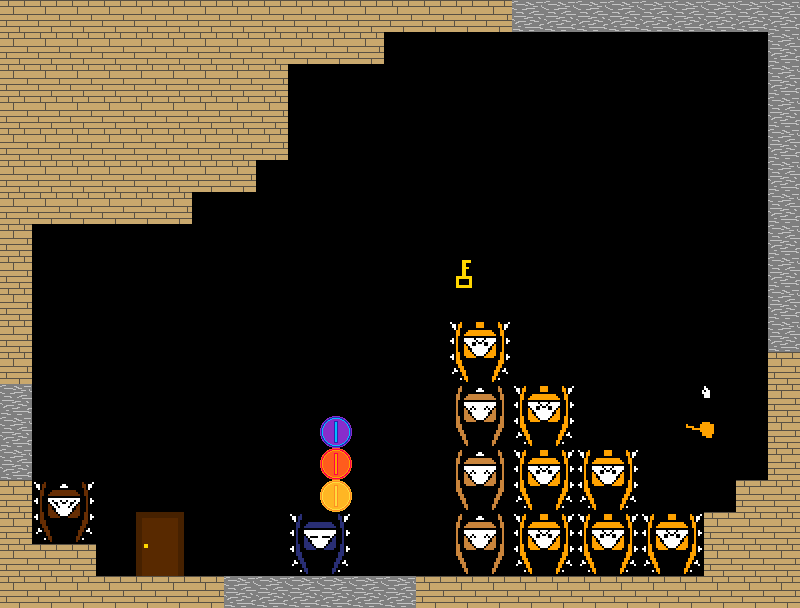

Rendered tile map (Tiled .tmx) drawn with the repository's tilesets; below, a short description and the full map source, tile grids included:
An orthogonal 25x19 tile map with 32x32 px tiles, 4 tile layers (Static, PickUp, Joueur, Ennemi), 4 tilesets.

<map version="1.2" tiledversion="1.3.5" orientation="orthogonal" renderorder="right-down" width="25" height="19" tilewidth="32" tileheight="32" infinite="0" nextlayerid="5" nextobjectid="1">
 <editorsettings>
  <export target="Salle0.xml" format="tmx" />
 </editorsettings>
 <tileset firstgid="1" source="EnnemiTile.tsx" />
 <tileset firstgid="5" source="PickUpTile.tsx" />
 <tileset firstgid="9" source="GoalTile.tsx" />
 <tileset firstgid="11" source="StaticTile.tsx" />
 <layer id="1" name="Static" width="25" height="19">
  <data encoding="csv">
12,12,12,12,12,12,12,12,12,12,12,12,12,12,12,12,11,11,11,11,11,11,11,11,11,
12,12,12,12,12,12,12,12,12,12,12,12,0,0,0,0,0,0,0,0,0,0,0,0,11,
12,12,12,12,12,12,12,12,12,0,0,0,0,0,0,0,0,0,0,0,0,0,0,0,11,
12,12,12,12,12,12,12,12,12,0,0,0,0,0,0,0,0,0,0,0,0,0,0,0,11,
12,12,12,12,12,12,12,12,12,0,0,0,0,0,0,0,0,0,0,0,0,0,0,0,11,
12,12,12,12,12,12,12,12,0,0,0,0,0,0,0,0,0,0,0,0,0,0,0,0,11,
12,12,12,12,12,12,0,0,0,0,0,0,0,0,0,0,0,0,0,0,0,0,0,0,11,
12,0,0,0,0,0,0,0,0,0,0,0,0,0,0,0,0,0,0,0,0,0,0,0,11,
12,0,0,0,0,0,0,0,0,0,0,0,0,0,0,0,0,0,0,0,0,0,0,0,11,
12,0,0,0,0,0,0,0,0,0,0,0,0,0,0,0,0,0,0,0,0,0,0,0,11,
12,0,0,0,0,0,0,0,0,0,0,0,0,0,0,0,0,0,0,0,0,0,0,0,11,
12,0,0,0,0,0,0,0,0,0,0,0,0,0,0,0,0,0,0,0,0,0,0,0,12,
11,0,0,0,0,0,0,0,0,0,0,0,0,0,0,0,0,0,0,0,0,0,0,0,12,
11,0,0,0,0,0,0,0,0,0,0,0,0,0,0,0,0,0,0,0,0,0,0,0,12,
11,0,0,0,0,0,0,0,0,0,0,0,0,0,0,0,0,0,0,0,0,0,0,0,12,
12,0,0,0,0,0,0,0,0,0,0,0,0,0,0,0,0,0,0,0,0,0,0,12,12,
12,0,0,0,0,0,0,0,0,0,0,0,0,0,0,0,0,0,0,0,0,0,12,12,12,
12,12,12,0,0,0,0,0,0,0,0,0,0,0,0,0,0,0,0,0,0,0,12,12,12,
12,12,12,12,12,12,12,11,11,11,11,11,11,12,12,12,12,12,12,12,12,12,12,12,12
</data>
 </layer>
 <layer id="3" name="PickUp" width="25" height="19">
  <data encoding="csv">
0,0,0,0,0,0,0,0,0,0,0,0,0,0,0,0,0,0,0,0,0,0,0,0,0,
0,0,0,0,0,0,0,0,0,0,0,0,0,0,0,0,0,0,0,0,0,0,0,0,0,
0,0,0,0,0,0,0,0,0,0,0,0,0,0,0,0,0,0,0,0,0,0,0,0,0,
0,0,0,0,0,0,0,0,0,0,0,0,0,0,0,0,0,0,0,0,0,0,0,0,0,
0,0,0,0,0,0,0,0,0,0,0,0,0,0,0,0,0,0,0,0,0,0,0,0,0,
0,0,0,0,0,0,0,0,0,0,0,0,0,0,0,0,0,0,0,0,0,0,0,0,0,
0,0,0,0,0,0,0,0,0,0,0,0,0,0,0,0,0,0,0,0,0,0,0,0,0,
0,0,0,0,0,0,0,0,0,0,0,0,0,0,0,0,0,0,0,0,0,0,0,0,0,
0,0,0,0,0,0,0,0,0,0,0,0,0,0,5,0,0,0,0,0,0,0,0,0,0,
0,0,0,0,0,0,0,0,0,0,0,0,0,0,0,0,0,0,0,0,0,0,0,0,0,
0,0,0,0,0,0,0,0,0,0,0,0,0,0,0,0,0,0,0,0,0,0,0,0,0,
0,0,0,0,0,0,0,0,0,0,0,0,0,0,0,0,0,0,0,0,0,0,0,0,0,
0,0,0,0,0,0,0,0,0,0,0,0,0,0,0,0,0,0,0,0,0,0,0,0,0,
0,0,0,0,0,0,0,0,0,0,8,0,0,0,0,0,0,0,0,0,0,0,0,0,0,
0,0,0,0,0,0,0,0,0,0,7,0,0,0,0,0,0,0,0,0,0,0,0,0,0,
0,0,0,0,0,0,0,0,0,0,6,0,0,0,0,0,0,0,0,0,0,0,0,0,0,
0,0,0,0,0,0,0,0,0,0,0,0,0,0,0,0,0,0,0,0,0,0,0,0,0,
0,0,0,0,9,0,0,0,0,0,0,0,0,0,0,0,0,0,0,0,0,0,0,0,0,
0,0,0,0,0,0,0,0,0,0,0,0,0,0,0,0,0,0,0,0,0,0,0,0,0
</data>
 </layer>
 <layer id="4" name="Joueur" width="25" height="19">
  <data encoding="csv">
0,0,0,0,0,0,0,0,0,0,0,0,0,0,0,0,0,0,0,0,0,0,0,0,0,
0,0,0,0,0,0,0,0,0,0,0,0,0,0,0,0,0,0,0,0,0,0,0,0,0,
0,0,0,0,0,0,0,0,0,0,0,0,0,0,0,0,0,0,0,0,0,0,0,0,0,
0,0,0,0,0,0,0,0,0,0,0,0,0,0,0,0,0,0,0,0,0,0,0,0,0,
0,0,0,0,0,0,0,0,0,0,0,0,0,0,0,0,0,0,0,0,0,0,0,0,0,
0,0,0,0,0,0,0,0,0,0,0,0,0,0,0,0,0,0,0,0,0,0,0,0,0,
0,0,0,0,0,0,0,0,0,0,0,0,0,0,0,0,0,0,0,0,0,0,0,0,0,
0,0,0,0,0,0,0,0,0,0,0,0,0,0,0,0,0,0,0,0,0,0,0,0,0,
0,0,0,0,0,0,0,0,0,0,0,0,0,0,0,0,0,0,0,0,0,0,0,0,0,
0,0,0,0,0,0,0,0,0,0,0,0,0,0,0,0,0,0,0,0,0,0,0,0,0,
0,0,0,0,0,0,0,0,0,0,0,0,0,0,0,0,0,0,0,0,0,0,0,0,0,
0,0,0,0,0,0,0,0,0,0,0,0,0,0,0,0,0,0,0,0,0,0,0,0,0,
0,0,0,0,0,0,0,0,0,0,0,0,0,0,0,0,0,0,0,0,0,0,0,0,0,
0,0,0,0,0,0,0,0,0,0,0,0,0,0,0,0,0,0,0,0,0,10,0,0,0,
0,0,0,0,0,0,0,0,0,0,0,0,0,0,0,0,0,0,0,0,0,0,0,0,0,
0,0,0,0,0,0,0,0,0,0,0,0,0,0,0,0,0,0,0,0,0,0,0,0,0,
0,0,0,0,0,0,0,0,0,0,0,0,0,0,0,0,0,0,0,0,0,0,0,0,0,
0,0,0,0,0,0,0,0,0,0,0,0,0,0,0,0,0,0,0,0,0,0,0,0,0,
0,0,0,0,0,0,0,0,0,0,0,0,0,0,0,0,0,0,0,0,0,0,0,0,0
</data>
 </layer>
 <layer id="2" name="Ennemi" width="25" height="19">
  <data encoding="csv">
0,0,0,0,0,0,0,0,0,0,0,0,0,0,0,0,0,0,0,0,0,0,0,0,0,
0,0,0,0,0,0,0,0,0,0,0,0,0,0,0,0,0,0,0,0,0,0,0,0,0,
0,0,0,0,0,0,0,0,0,0,0,0,0,0,0,0,0,0,0,0,0,0,0,0,0,
0,0,0,0,0,0,0,0,0,0,0,0,0,0,0,0,0,0,0,0,0,0,0,0,0,
0,0,0,0,0,0,0,0,0,0,0,0,0,0,0,0,0,0,0,0,0,0,0,0,0,
0,0,0,0,0,0,0,0,0,0,0,0,0,0,0,0,0,0,0,0,0,0,0,0,0,
0,0,0,0,0,0,0,0,0,0,0,0,0,0,0,0,0,0,0,0,0,0,0,0,0,
0,0,0,0,0,0,0,0,0,0,0,0,0,0,0,0,0,0,0,0,0,0,0,0,0,
0,0,0,0,0,0,0,0,0,0,0,0,0,0,0,0,0,0,0,0,0,0,0,0,0,
0,0,0,0,0,0,0,0,0,0,0,0,0,0,0,0,0,0,0,0,0,0,0,0,0,
0,0,0,0,0,0,0,0,0,0,0,0,0,0,0,0,0,0,0,0,0,0,0,0,0,
0,0,0,0,0,0,0,0,0,0,0,0,0,0,4,0,0,0,0,0,0,0,0,0,0,
0,0,0,0,0,0,0,0,0,0,0,0,0,0,0,0,0,0,0,0,0,0,0,0,0,
0,0,0,0,0,0,0,0,0,0,0,0,0,0,3,0,4,0,0,0,0,0,0,0,0,
0,0,0,0,0,0,0,0,0,0,0,0,0,0,0,0,0,0,0,0,0,0,0,0,0,
0,0,0,0,0,0,0,0,0,0,0,0,0,0,3,0,4,0,4,0,0,0,0,0,0,
0,1,0,0,0,0,0,0,0,0,0,0,0,0,0,0,0,0,0,0,0,0,0,0,0,
0,0,0,0,0,0,0,0,0,2,0,0,0,0,3,0,4,0,4,0,4,0,0,0,0,
0,0,0,0,0,0,0,0,0,0,0,0,0,0,0,0,0,0,0,0,0,0,0,0,0
</data>
 </layer>
</map>